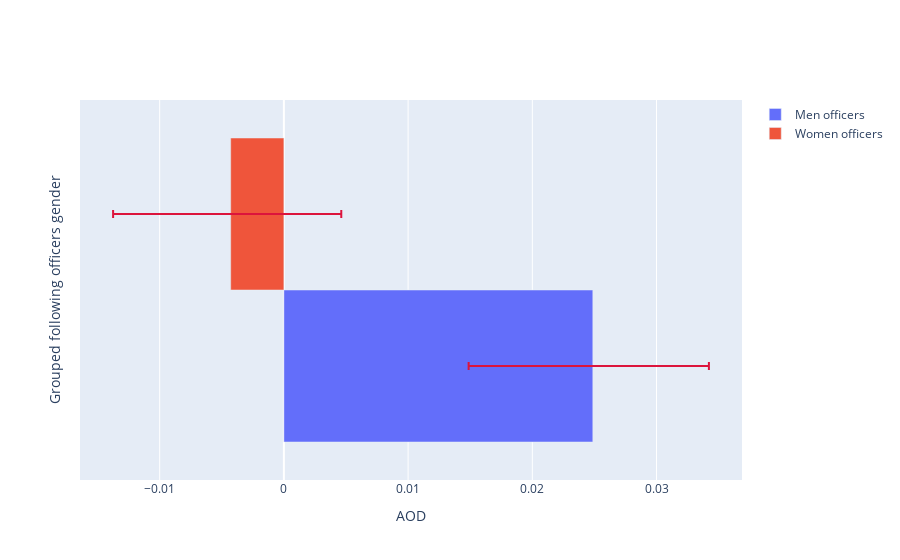

Notebook code for this chart:
### Markdown cell above
To illustrate these statements, first, let's show the bar plot the general AOD of female and male officers.

### Code cell
fig = go.Figure()
fig.add_trace(dict(type='bar', y=[''], x=[AOD_m],
                base=0, error_x= dict(type='data',symmetric=False, array=[abs(AOD_m-CI_m[1])],arrayminus=[AOD_m-CI_m[0]],color="crimson"),
                #marker_color='crimson',
                orientation='h',name='Men officers'))
fig.add_trace(dict(type='bar',y=[''], x=[AOD_w],
                base=0, error_x= dict(type='data',symmetric=False, array=[abs(AOD_w-CI_w[1])],arrayminus=[AOD_w-CI_w[0]],color="crimson"),
                #marker_color='crimson',
                orientation='h',name='Women officers'))


fig.update_xaxes(title_text='AOD')
fig.update_yaxes(title_text='Grouped following officers gender')


#fig.update_layout(
#        font = dict(size=18, family='Courier', color="#F5F5F5"),
#        paper_bgcolor='rgba(0,0,0,0)',
#        plot_bgcolor='rgba(0,0,0,0)',
#        autosize=True,
#        title={
#        'text': "Overall AOD for male and female officers",
#        'y':0.9,
#        'x':0.5,
#        'xanchor': 'center',
#        'yanchor': 'top',
#        "font" : dict(size=25, color="#F5F5F5")},
#        dragmode = False,
#    )


fig.show()
#pio.write_html(fig, file='MW_gen_AOD_off.html', auto_open=False)

### Figure 1 — Plotly figure (JSON) as saved in the notebook; plotly's stock layout.template omitted (floating-point values rounded to 4 significant figures)
{"data": [{"base": 0, "error_x": {"array": [0.009345], "arrayminus": [0.009997], "color": "crimson", "symmetric": false, "type": "data"}, "name": "Men officers", "orientation": "h", "type": "bar", "x": [0.02487], "y": [""]}, {"base": 0, "error_x": {"array": [0.008902], "arrayminus": [0.009466], "color": "crimson", "symmetric": false, "type": "data"}, "name": "Women officers", "orientation": "h", "type": "bar", "x": [-0.004282], "y": [""]}], "layout": {"xaxis": {"title": {"text": "AOD"}}, "yaxis": {"title": {"text": "Grouped following officers gender"}}}}
